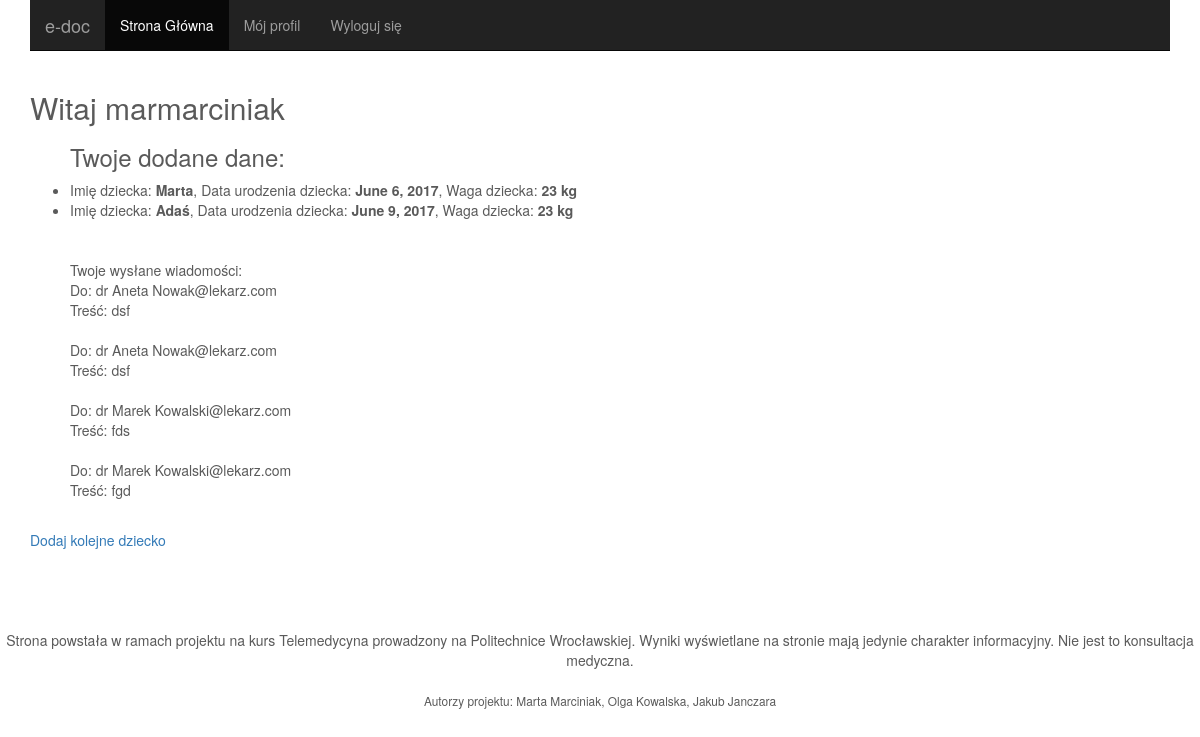
The page /profile/ (signed in) on the database as committed earlier.
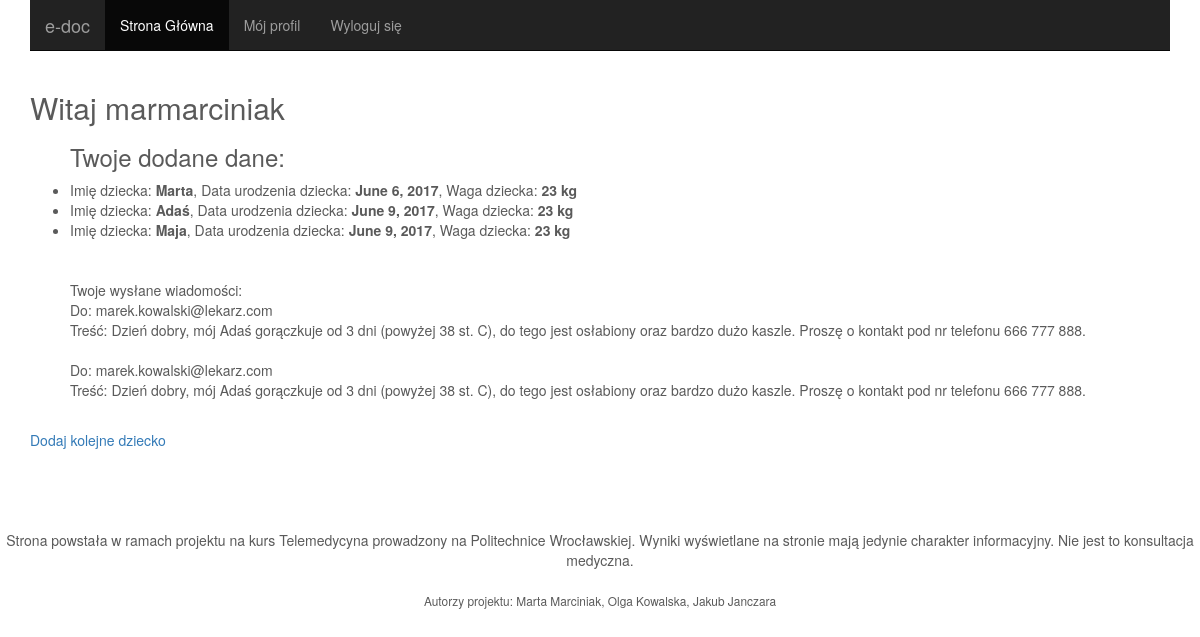
The same page on the database as committed later.
### myapp/models.py (models this page shows)
class BabyInfo(models.Model):
    baby_name = models.TextField()
    weight = models.IntegerField()
    age = models.DateField( default=datetime.now)
    user = models.ForeignKey(to = User, related_name='baby_f', blank=True,null=True)

class DoctorContatct(models.Model):
    doctor_choice= models.TextField()
    description = models.TextField()
    user = models.ForeignKey(to = User, related_name='contact_f', blank=True,null=True)

### myapp/views.py (the view)
# urls.py: url(r'^profile/$', profil, name='profil.html'),
def profil(request):
    babies = BabyInfo.objects.filter(user=request.user)
    messages = DoctorContatct.objects.filter(user=request.user)
    context = {"babies":babies,"messages":messages}
    return render(request,"profile.html", context)

### templates/profile.html
{% extends 'base.html' %}
{% block content %}
<h2> Witaj {{request.user}}</h2>
<ul>
    <h3>Twoje dodane dane:</h3>
{% for baby in babies %}
    <li>Imię dziecka: <b> {{baby.baby_name}}</b>, Data urodzenia dziecka: <b>{{baby.age}}</b>, Waga dziecka: <b>{{baby.weight}} kg</b></li>
{% endfor %}
<br><br>
Twoje wysłane wiadomości: <br>
    {% for message in messages %}
    Do: {{message.doctor_choice}}@lekarz.com<br>
    Treść: {{message.description}}<br><br>
    {%endfor %}
</ul>
<a href="/formularz"> Dodaj kolejne dziecko</a> <br>
{%endblock%}

### templates/base.html (shortened to what this page needs)
<!DOCTYPE html>
{% load staticfiles %}
<html class="full" lang="en">
<head>
    <link rel="stylesheet" href="https://maxcdn.bootstrapcdn.com/bootstrap/3.3.6/css/bootstrap.min.css"
>
    <link href="{% static 'carousel.css' %}" rel="stylesheet">
</head>
<body>
<div class="navbar-wrapper">
    <div class="container">
        <nav class="navbar navbar-inverse navbar-static-top">
            <div class="container">
                <div class="navbar-header">
                    <a class="navbar-brand" href="#">e-doc</a>
                </div>
                <div id="navbar" class="navbar-collapse collapse">
                    <ul class="nav navbar-nav">
                        <li class="active"><a href="/">Strona Główna</a></li>
    {% if user.is_authenticated %}
                        <li><a href="/profile">Mój profil</a></li>
                        <li><a href="/logout">Wyloguj się</a></li>
                        {% else %}
                        <li><a href="/signup">Zarejestruj się</a></li>
                        <li><a href="/login">Zaloguj się</a></li>
                        {%endif%}
                    </ul>
                </div>
            </div>
        </nav>
    </div>
</div>
<div class="container marketing">
        {% block content %}
        {% endblock %}
    </div>
<footer>
<br><br><br><br>
        <p  style="text-align:center">Strona powstała w ramach projektu na kurs Telemedycyna prowadzony na Politechnice Wrocławskiej. Wyniki wyświetlane na
        stronie mają jedynie charakter informacyjny. Nie jest to konsultacja medyczna. <br><br>
        <small> Autorzy projektu: Marta Marciniak, Olga Kowalska, Jakub Janczara </small>
        </p>
      </footer>
</body>
</html>

### static/carousel.css (style rules this page uses)
body { padding-bottom: 0px; color: #5a5a5a; }
.marketing h2 { font-weight: normal; }

Rows that differ between the two databases and show on the page:
removed DoctorContatct: doctor_choice "dr Aneta Nowak", description "dsf"
removed DoctorContatct: doctor_choice "dr Aneta Nowak", description "dsf"
removed DoctorContatct: doctor_choice "dr Marek Kowalski", description "fds"
removed DoctorContatct: doctor_choice "dr Marek Kowalski", description "fgd"
added BabyInfo: baby_name "Maja", age "June 9, 2017", weight "23"
added DoctorContatct: doctor_choice "marek.kowalski", description "Dzień dobry, mój Adaś gorączkuje od 3 dni (powyżej 38 st. C), do tego jest osłabiony oraz bardzo dużo kaszle. Proszę o kontakt pod nr telefonu 666 777 888."
added DoctorContatct: doctor_choice "marek.kowalski", description "Dzień dobry, mój Adaś gorączkuje od 3 dni (powyżej 38 st. C), do tego jest osłabiony oraz bardzo dużo kaszle. Proszę o kontakt pod nr telefonu 666 777 888."
